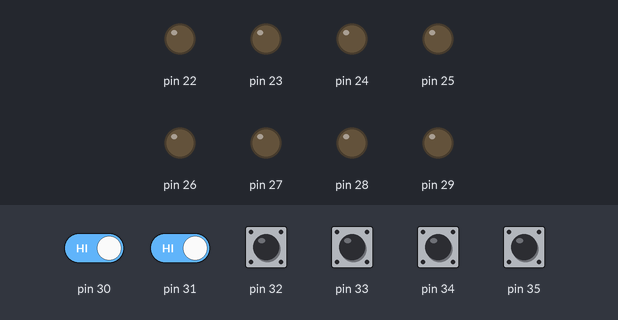
Recording of a sketch running on a simulated Arduino Mega 2560, built with avr-gcc and run on an emulated ATmega2560. Parts: output pins drawn as LEDs (lit = HIGH). Dashed ring = blinking. The test bench sets the inputs (shaded band); at power-on: pin 30–35 HIGH.

Above: at 1.2 s.
1.3 s: pin 30 driven LOW and pin 31 driven LOW
At 1.4 s:
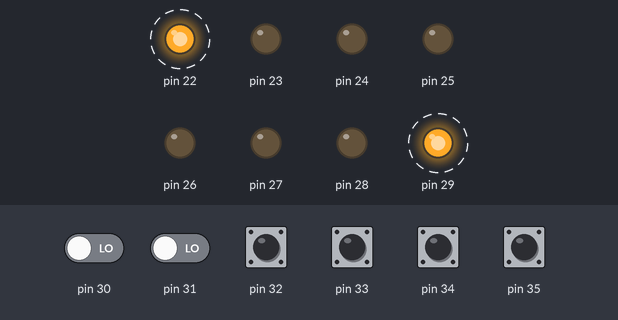
At 2.0 s:
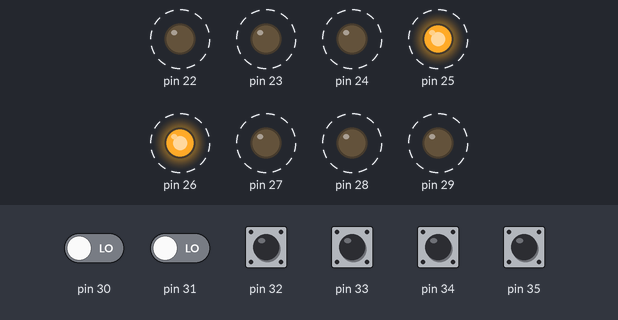
4.3 s: pin 33 pulled LOW for 1 s
7.4 s: pin 34 pulled LOW for 1 s
10.4 s: pin 35 pulled LOW for 0.15 s
13.4 s: pin 30 driven HIGH
At 13.6 s:
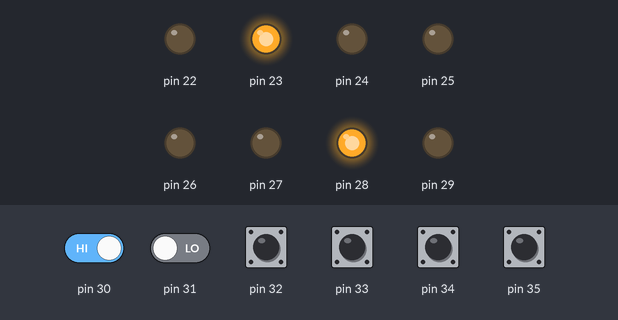
15.6 s: pin 30 driven LOW
At 16.1 s:
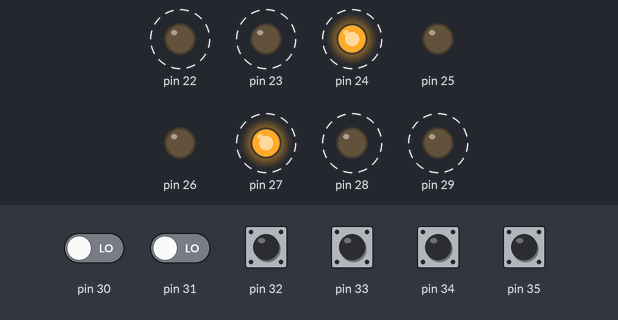
Timing chart, 0 to 19.6 s (numbered marks = the images above; inputs shaded):
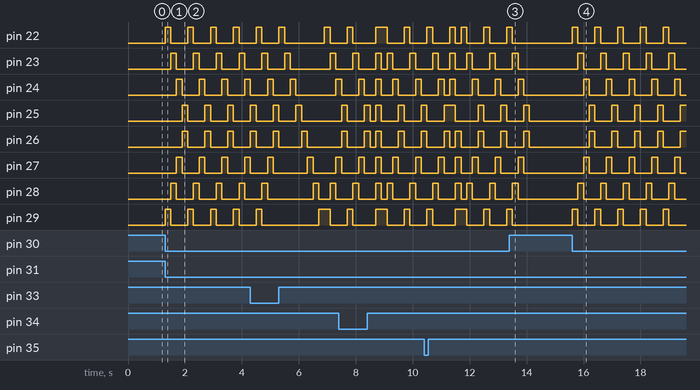

Measured:
- after the input at 1.3 s, pin 22: alternates HIGH for 0.20 s and LOW for 0.60 s, starting at once; pin 23: alternates HIGH for 0.20 s and LOW for 0.60 s, starting after 0.20 s
- after the input at 13.4 s, pin 22, pin 29: goes on until 13.5 s, then stays LOW; pin 23, pin 28: goes on until 13.7 s, then stays LOW; pin 24, pin 27: goes on until 13.9 s, then stays LOW; pin 25, pin 26: goes on until 14.1 s, then stays LOW
- after the input at 15.6 s, pin 22: alternates HIGH for 0.20 s and LOW for 0.60 s, starting at once; pin 23: alternates HIGH for 0.20 s and LOW for 0.60 s, starting after 0.20 s

The sketch:

Entradas-salidas-digitales.ino
```cpp
void setup() {
  DDRA = 255;
  PORTA = 0;
  pinMode(30, INPUT_PULLUP);
  pinMode(31, INPUT_PULLUP);
  pinMode(32, INPUT_PULLUP);
  pinMode(33, INPUT_PULLUP);
  pinMode(34, INPUT_PULLUP);
  pinMode(35, INPUT_PULLUP);
}
void loop() {
  int s1 = digitalRead(30);
  int s2 = digitalRead(31);
  int s3 = digitalRead(32);
  int s4 = digitalRead(33);
  int p1 = digitalRead(34);
  int p2 = digitalRead(35);
  if (s1 == 0) {
    if (s2 == 0) {
      PORTA = 129;
      delay(200);
      PORTA = 66;
      delay(200);
      PORTA = 36;
      delay(200);
      PORTA = 24;
      delay(200);
    }
    else {
      PORTA = 0;
    }
    if (s3 == 0) {
      PORTA = 24;
      delay(200);
      PORTA = 36;
      delay(200);
      PORTA = 66;
      delay(200);
      PORTA = 129;
      delay(200);
    }
    else {
      PORTA = 0;
    }
    if (s4 == 0) {
      PORTA = 1;
      delay(200);
      PORTA = 2;
      delay(200);
      PORTA = 4;
      delay(200);
      PORTA = 8;
      delay(200);
      PORTA = 16;
      delay(200);
      PORTA = 32;
      delay(200);
      PORTA = 64;
      delay(200);
      PORTA = 128;
      delay(200);
    } else {
      PORTA = 0;
    }
    if (p1 == 0) {
      PORTA = 0;
      delay(200);
      PORTA = 255;
      delay(200);
    }
    if (p2 == 0) {
      PORTA = 15;
      delay(200);
      PORTA = 240;
      delay(200);
    }
  } else {
    PORTA = 0;
  }
}
```
